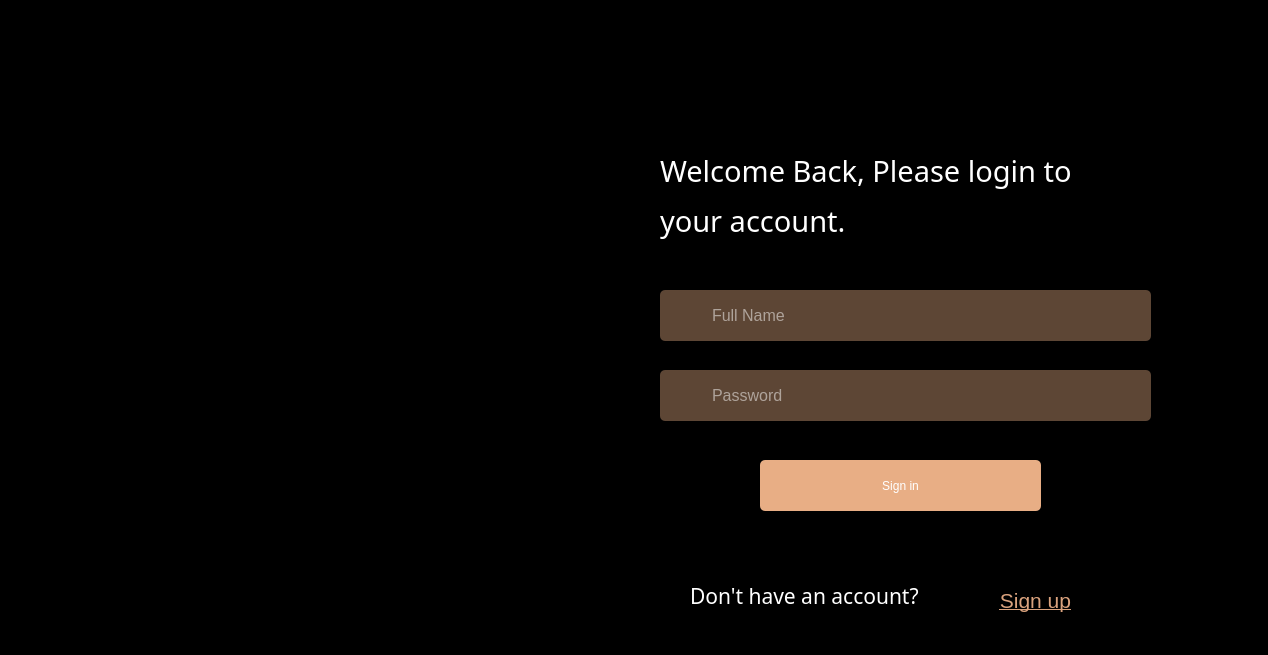
<?xml version="1.0" encoding="UTF-8"?>
<ui version="4.0">
 <class>Form</class>
 <widget class="QWidget" name="Form">
  <property name="geometry">
   <rect>
    <x>0</x>
    <y>0</y>
    <width>1268</width>
    <height>655</height>
   </rect>
  </property>
  <property name="windowTitle">
   <string>Form</string>
  </property>
  <property name="styleSheet">
   <string notr="true">background-color: rgb(0, 0, 0);</string>
  </property>
  <widget class="QLabel" name="label">
   <property name="geometry">
    <rect>
     <x>0</x>
     <y>-10</y>
     <width>581</width>
     <height>671</height>
    </rect>
   </property>
   <property name="text">
    <string/>
   </property>
   <property name="pixmap">
    <pixmap>../image/c7b689d862fe6f74b6832b191f312dd6.jpg</pixmap>
   </property>
   <property name="scaledContents">
    <bool>true</bool>
   </property>
  </widget>
  <widget class="QLabel" name="label_7">
   <property name="geometry">
    <rect>
     <x>820</x>
     <y>0</y>
     <width>151</width>
     <height>131</height>
    </rect>
   </property>
   <property name="text">
    <string/>
   </property>
   <property name="pixmap">
    <pixmap>../image/٢٠٢٥٠١٣١_١٦٢٦٥٤-removebg-preview.png</pixmap>
   </property>
   <property name="scaledContents">
    <bool>true</bool>
   </property>
  </widget>
  <widget class="QLabel" name="label_4">
   <property name="geometry">
    <rect>
     <x>660</x>
     <y>140</y>
     <width>501</width>
     <height>61</height>
    </rect>
   </property>
   <property name="font">
    <font>
     <family>Tajawal ExtraBold</family>
     <pointsize>22</pointsize>
     <weight>10</weight>
     <italic>false</italic>
     <bold>false</bold>
    </font>
   </property>
   <property name="styleSheet">
    <string notr="true">color: rgb(255, 255, 255);
font: 81 22pt &quot;Tajawal ExtraBold&quot;;</string>
   </property>
   <property name="text">
    <string>Welcome Back, Please login to </string>
   </property>
  </widget>
  <widget class="QLabel" name="label_5">
   <property name="geometry">
    <rect>
     <x>660</x>
     <y>190</y>
     <width>231</width>
     <height>61</height>
    </rect>
   </property>
   <property name="font">
    <font>
     <family>Tajawal ExtraBold</family>
     <pointsize>22</pointsize>
     <weight>10</weight>
     <italic>false</italic>
     <bold>false</bold>
    </font>
   </property>
   <property name="styleSheet">
    <string notr="true">color: rgb(255, 255, 255);
font: 81 22pt &quot;Tajawal ExtraBold&quot;;</string>
   </property>
   <property name="text">
    <string>your account.</string>
   </property>
  </widget>
  <widget class="QLineEdit" name="input_username">
   <property name="geometry">
    <rect>
     <x>660</x>
     <y>280</y>
     <width>491</width>
     <height>71</height>
    </rect>
   </property>
   <property name="font">
    <font>
     <pointsize>-1</pointsize>
    </font>
   </property>
   <property name="styleSheet">
    <string notr="true">QLineEdit{   
  			width: 100%;
            padding: 10px 10px 10px 50px;
			margin: 10px 0;
            border: none;
            border-radius: 5px;
            outline: none;
            font-size: 16px;
			color: rgb(255, 255, 255);
			background-color: rgba(232, 174, 133,0.4);
}
QLineEdit:focus {
                border: 2px solid rgb(232, 174, 133);
            }


</string>
   </property>
   <property name="placeholderText">
    <string>Full Name</string>
   </property>
  </widget>
  <widget class="QLineEdit" name="input_password">
   <property name="geometry">
    <rect>
     <x>660</x>
     <y>360</y>
     <width>491</width>
     <height>71</height>
    </rect>
   </property>
   <property name="font">
    <font>
     <pointsize>-1</pointsize>
    </font>
   </property>
   <property name="styleSheet">
    <string notr="true">QLineEdit{   
  			width: 100%;
            padding: 10px 10px 10px 50px;
			margin: 10px 0;
            border: none;
            border-radius: 5px;
            outline: none;
            font-size: 16px;
			color: rgb(255, 255, 255);
			background-color: rgba(232, 174, 133,0.4);
			
}
QLineEdit:focus {
                border: 2px solid rgb(232, 174, 133);
            }


</string>
   </property>
   <property name="echoMode">
    <enum>QLineEdit::Password</enum>
   </property>
   <property name="placeholderText">
    <string>Password</string>
   </property>
  </widget>
  <widget class="QPushButton" name="Login_Button">
   <property name="geometry">
    <rect>
     <x>760</x>
     <y>460</y>
     <width>281</width>
     <height>51</height>
    </rect>
   </property>
   <property name="cursor">
    <cursorShape>PointingHandCursor</cursorShape>
   </property>
   <property name="styleSheet">
    <string notr="true">


QPushButton {
               width: 100%;
            padding: 10px;
            border: none;
			color: rgb(255, 255, 255);
			background-color: rgb(232, 174, 133);
            border-radius: 5px;
			font: 81 16pt &quot;Tajawal ExtraBold&quot;;
            }
QPushButton:hover {
background-color: rgb(190, 141, 109);

            }
</string>
   </property>
   <property name="text">
    <string>Sign in</string>
   </property>
  </widget>
  <widget class="QLabel" name="label_6">
   <property name="geometry">
    <rect>
     <x>690</x>
     <y>580</y>
     <width>291</width>
     <height>31</height>
    </rect>
   </property>
   <property name="font">
    <font>
     <family>Open Sans Extra</family>
     <pointsize>16</pointsize>
     <weight>10</weight>
     <italic>false</italic>
     <bold>false</bold>
    </font>
   </property>
   <property name="styleSheet">
    <string notr="true">color: rgb(255, 255, 255);
font: 81 16pt &quot;Open Sans Extra&quot;;</string>
   </property>
   <property name="text">
    <string>Don't have an account? </string>
   </property>
  </widget>
  <widget class="QPushButton" name="Sign_up_Button">
   <property name="geometry">
    <rect>
     <x>970</x>
     <y>580</y>
     <width>131</width>
     <height>41</height>
    </rect>
   </property>
   <property name="font">
    <font>
     <family>MS Shell Dlg 2</family>
     <pointsize>16</pointsize>
     <weight>9</weight>
     <italic>false</italic>
     <bold>false</bold>
     <underline>true</underline>
    </font>
   </property>
   <property name="cursor">
    <cursorShape>PointingHandCursor</cursorShape>
   </property>
   <property name="styleSheet">
    <string notr="true">background-color:none;
color: rgb(218, 162, 125);
border: none;
font: 75 16pt &quot;MS Shell Dlg 2&quot;;
text-decoration: underline;
</string>
   </property>
   <property name="text">
    <string>Sign up</string>
   </property>
  </widget>
  <widget class="QPushButton" name="ExitButton">
   <property name="geometry">
    <rect>
     <x>1230</x>
     <y>10</y>
     <width>31</width>
     <height>31</height>
    </rect>
   </property>
   <property name="cursor">
    <cursorShape>PointingHandCursor</cursorShape>
   </property>
   <property name="styleSheet">
    <string notr="true">QPushButton{
            width: 30px;
			height:30px;
            border: none;
			background-color: transparent; 
           border-radius: 15px;
}
QPushButton:hover {
background-color: rgba(232, 174, 133,0.8);
}
</string>
   </property>
   <property name="text">
    <string/>
   </property>
   <property name="icon">
    <iconset>
     <normaloff>C:/Users/Dr. Rod/Desktop/Year2/python/image/no.png</normaloff>C:/Users/Dr. Rod/Desktop/Year2/python/image/no.png</iconset>
   </property>
   <property name="iconSize">
    <size>
     <width>30</width>
     <height>30</height>
    </size>
   </property>
  </widget>
  <widget class="QPushButton" name="output_button">
   <property name="geometry">
    <rect>
     <x>10</x>
     <y>10</y>
     <width>31</width>
     <height>31</height>
    </rect>
   </property>
   <property name="cursor">
    <cursorShape>PointingHandCursor</cursorShape>
   </property>
   <property name="styleSheet">
    <string notr="true">
QPushButton {
            width: 30px;
			height:30px;
            border: none;
           border-radius: 15px;
	background-color: none;
  }
QPushButton:hover {
background-color: rgba(232, 174, 133,0.8);
}
</string>
   </property>
   <property name="text">
    <string/>
   </property>
   <property name="icon">
    <iconset>
     <normaloff>C:/Users/Dr. Rod/Desktop/Year2/python/image/back (1).png</normaloff>C:/Users/Dr. Rod/Desktop/Year2/python/image/back (1).png</iconset>
   </property>
  </widget>
  <widget class="QLabel" name="label_10">
   <property name="geometry">
    <rect>
     <x>670</x>
     <y>300</y>
     <width>31</width>
     <height>31</height>
    </rect>
   </property>
   <property name="styleSheet">
    <string notr="true">background-color: none;</string>
   </property>
   <property name="text">
    <string/>
   </property>
   <property name="pixmap">
    <pixmap>../image/user (3).png</pixmap>
   </property>
   <property name="scaledContents">
    <bool>true</bool>
   </property>
  </widget>
  <widget class="QLabel" name="label_11">
   <property name="geometry">
    <rect>
     <x>670</x>
     <y>380</y>
     <width>31</width>
     <height>31</height>
    </rect>
   </property>
   <property name="styleSheet">
    <string notr="true">background-color: none;</string>
   </property>
   <property name="text">
    <string/>
   </property>
   <property name="pixmap">
    <pixmap>../image/padlock (1).png</pixmap>
   </property>
   <property name="scaledContents">
    <bool>true</bool>
   </property>
  </widget>
 </widget>
 <resources/>
 <connections/>
</ui>
